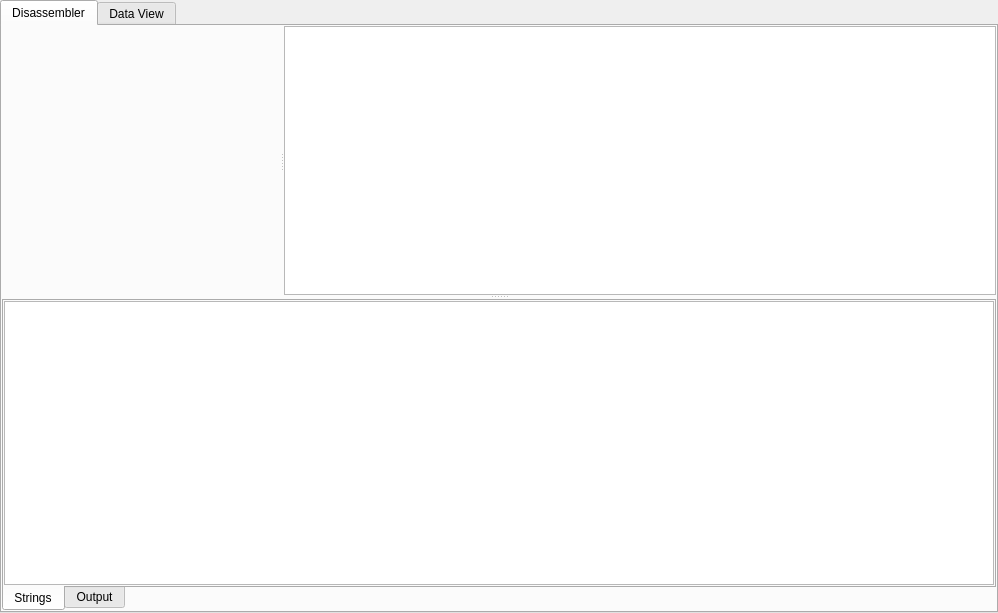
<?xml version="1.0" encoding="UTF-8"?>
<ui version="4.0">
 <class>DisassemblerView</class>
 <widget class="QWidget" name="DisassemblerView">
  <property name="geometry">
   <rect>
    <x>0</x>
    <y>0</y>
    <width>998</width>
    <height>613</height>
   </rect>
  </property>
  <property name="windowTitle">
   <string>Form</string>
  </property>
  <layout class="QHBoxLayout" name="horizontalLayout">
   <property name="leftMargin">
    <number>0</number>
   </property>
   <property name="topMargin">
    <number>0</number>
   </property>
   <property name="rightMargin">
    <number>0</number>
   </property>
   <property name="bottomMargin">
    <number>0</number>
   </property>
   <item>
    <widget class="QTabWidget" name="tabWidget">
     <property name="currentIndex">
      <number>0</number>
     </property>
     <widget class="QWidget" name="tabDisassembler">
      <attribute name="title">
       <string>Disassembler</string>
      </attribute>
      <layout class="QVBoxLayout" name="verticalLayout">
       <property name="leftMargin">
        <number>0</number>
       </property>
       <property name="topMargin">
        <number>0</number>
       </property>
       <property name="rightMargin">
        <number>0</number>
       </property>
       <property name="bottomMargin">
        <number>0</number>
       </property>
       <item>
        <widget class="QSplitter" name="vSplitter">
         <property name="orientation">
          <enum>Qt::Vertical</enum>
         </property>
         <widget class="QSplitter" name="hSplitter">
          <property name="orientation">
           <enum>Qt::Horizontal</enum>
          </property>
          <widget class="DisassemblerWidget" name="disassemblerWidget" native="true">
           <property name="contextMenuPolicy">
            <enum>Qt::CustomContextMenu</enum>
           </property>
          </widget>
          <widget class="QTableView" name="functionList">
           <property name="contextMenuPolicy">
            <enum>Qt::CustomContextMenu</enum>
           </property>
           <property name="selectionBehavior">
            <enum>QAbstractItemView::SelectRows</enum>
           </property>
          </widget>
         </widget>
         <widget class="QTabWidget" name="tabOverview">
          <property name="tabPosition">
           <enum>QTabWidget::South</enum>
          </property>
          <property name="currentIndex">
           <number>0</number>
          </property>
          <widget class="QWidget" name="tabStrings">
           <attribute name="title">
            <string>Strings</string>
           </attribute>
           <layout class="QVBoxLayout" name="verticalLayout_3">
            <property name="leftMargin">
             <number>0</number>
            </property>
            <property name="topMargin">
             <number>0</number>
            </property>
            <property name="rightMargin">
             <number>0</number>
            </property>
            <property name="bottomMargin">
             <number>0</number>
            </property>
            <item>
             <widget class="QTableView" name="tvStrings"/>
            </item>
           </layout>
          </widget>
          <widget class="QWidget" name="tabOutput">
           <attribute name="title">
            <string>Output</string>
           </attribute>
           <layout class="QVBoxLayout" name="verticalLayout_2">
            <property name="leftMargin">
             <number>0</number>
            </property>
            <property name="topMargin">
             <number>0</number>
            </property>
            <property name="rightMargin">
             <number>0</number>
            </property>
            <property name="bottomMargin">
             <number>0</number>
            </property>
            <item>
             <widget class="LogWidget" name="logWidget"/>
            </item>
           </layout>
          </widget>
         </widget>
        </widget>
       </item>
      </layout>
     </widget>
     <widget class="QWidget" name="tabDataView">
      <attribute name="title">
       <string>Data View</string>
      </attribute>
      <layout class="QVBoxLayout" name="verticalLayout_4">
       <property name="leftMargin">
        <number>0</number>
       </property>
       <property name="topMargin">
        <number>0</number>
       </property>
       <property name="rightMargin">
        <number>0</number>
       </property>
       <property name="bottomMargin">
        <number>0</number>
       </property>
       <item>
        <widget class="QSplitter" name="dvSplitter">
         <property name="orientation">
          <enum>Qt::Vertical</enum>
         </property>
         <widget class="QTableView" name="dataView"/>
         <widget class="QHexEdit" name="hexEdit" native="true"/>
        </widget>
       </item>
      </layout>
     </widget>
    </widget>
   </item>
  </layout>
 </widget>
 <customwidgets>
  <customwidget>
   <class>QHexEdit</class>
   <extends>QWidget</extends>
   <header>qhexedit/qhexedit.h</header>
   <container>1</container>
  </customwidget>
  <customwidget>
   <class>DisassemblerWidget</class>
   <extends>QWidget</extends>
   <header>views/disassemblerview/disassemblerwidget/disassemblerwidget.h</header>
   <container>1</container>
  </customwidget>
  <customwidget>
   <class>LogWidget</class>
   <extends>QPlainTextEdit</extends>
   <header>logwidget/logwidget.h</header>
  </customwidget>
 </customwidgets>
 <resources/>
 <connections/>
</ui>
